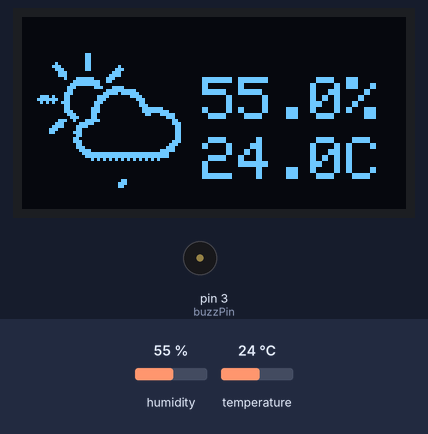
Bench run of a sketch on a simulated Arduino Uno, built with avr-gcc and run on an emulated ATmega328P. On the bench: 128×64 one-colour display, buzzer (waves = sounding). The test bench sets the inputs (shaded band); at power-on: temperature 24 °C, humidity 55 %.

Above: at 7.3 s.
7.4 s: temperature set to 4 °C
At 8.73 s:
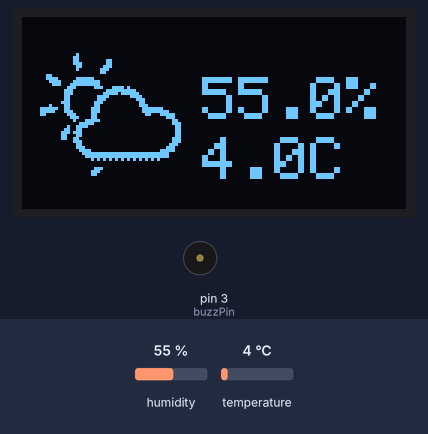
10.0 s: humidity set to 22 %
At 12.5 s:
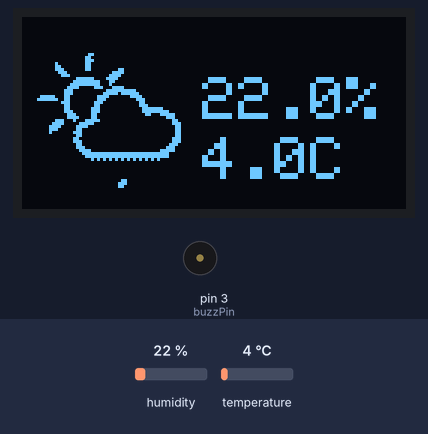
12.7 s: temperature set to 28 °C
At 14.89 s:
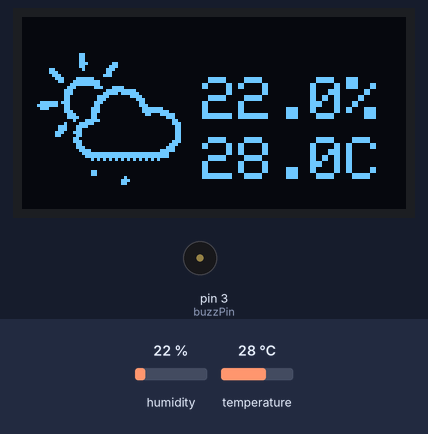
15.3 s: temperature set to 26 °C
At 16.92 s:
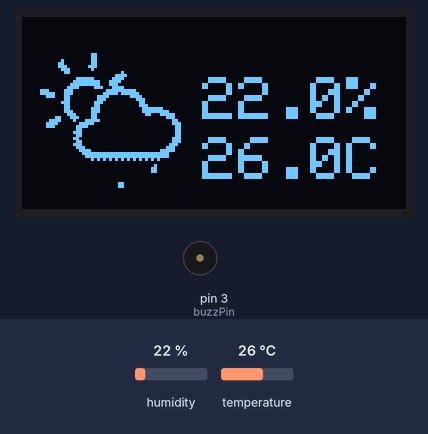
18.5 s: temperature set to 23 °C
At 20.65 s:
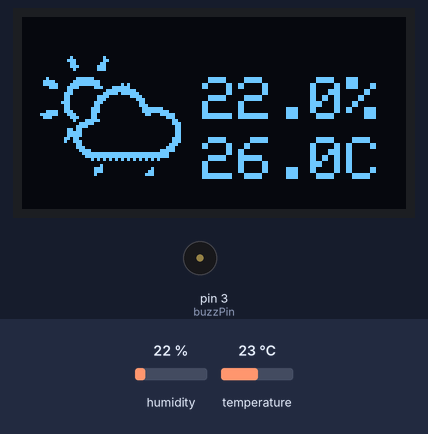
23.8 s: temperature set to 33 °C
At 26.75 s:
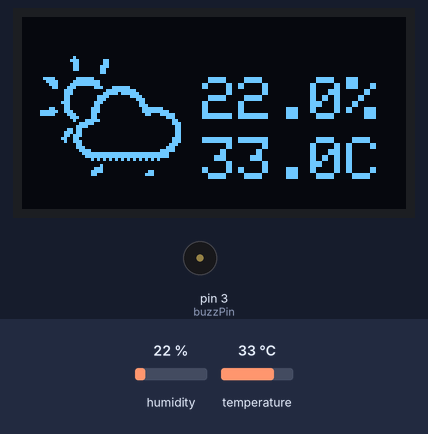
Timing chart, 0 to 30.7 s (numbered marks = the images above; inputs shaded):
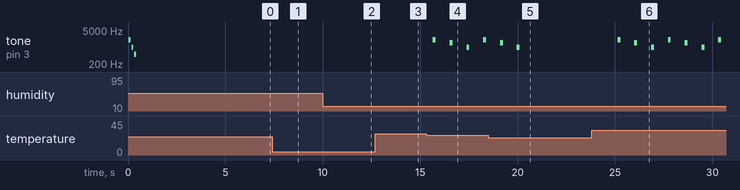

The sketch:

src.ino
```cpp
#include "GLOBALS.h"

void setup()
{
  Serial.begin(9600);
  Wire.begin();                                   // Start Wire library for I2C

  // SSD1306_SWITCHCAPVCC = generate display voltage from 3.3V internally
  while(1)
  {
    if(display.begin(SSD1306_SWITCHCAPVCC, SCREEN_ADDRESS))     // initialize OLED with I2C addr 0x3C
      break;
    else
      Serial.println(F("SSD1306 allocation failed"));
  }

  display.clearDisplay();                         // Clear the display buffer
  display.setTextColor(WHITE);                    //Set the color - always use white despite actual display color

  buzz.initBuzzer();                              //Initialize the buzzer

  scrollAnimation();
}

void loop()
{

  if (dht.alarmTemperature())
  {
    // buzz.on();
    buzz.nonBlockOn();
  }
  else
    buzz.off();

  // dht.display();

  weatherAnimate(5,10,true);

}
```

DHT11Sensor.cpp
```cpp
#include "DHT11Sensor.h"

DHT11Sensor::DHT11Sensor(uint8_t dhtPin)
{
  this->dhtPin = dhtPin;
  this->dht = new DHT(this->dhtPin, DHT11);
  dht->begin();
}

float DHT11Sensor::readTemperature()
{
  return dht->readTemperature();
}

float DHT11Sensor::readHumidity()
{
  return dht->readHumidity();
}

bool DHT11Sensor::alarmTemperature()
{
  this->temperature = readTemperature();
  this->humidity = readHumidity();
  if (this->temperature >= this->CRITICALTEMPRATURE)
    return true;
  else
    return false;
}

void DHT11Sensor::display()
{
  if (!isnan(temperature) && !isnan(humidity))
  {
    Serial.print("Humidity: ");
    Serial.print(this->humidity);
    Serial.print(" %;  Temperature: ");
    Serial.print(this->temperature);
    Serial.println(" °C; ");
  }
  else
  {
    Serial.println("Failed to read from DHT sensor!");
  }
}
```

DHT11Sensor.h
```cpp
#ifndef DHT11Sensor_H
#define DHT11Sensor_H

#include <DHT.h>

class DHT11Sensor
{
  private:
    DHT* dht;
    uint8_t dhtPin;
    float temperature;
    float humidity;
    const float CRITICALTEMPRATURE = 25;

  public:
    DHT11Sensor(uint8_t);
    void begin();
    float readTemperature();
    float readHumidity();
    bool alarmTemperature();
    void display();
};

#endif // DHT11Sensor_H
```

buzzer.cpp
```cpp
#include "buzzer.h"
#include  "Arduino.h"

buzzer::buzzer(uint8_t buzzPin)
{
  this->buzzPin=buzzPin;
  this->buzzState=false;
  begin();
}

void buzzer::begin()
{
  pinMode(this->buzzPin, OUTPUT); // Set buzzer - pin 9 as an output
}


void buzzer::on()
{
  tone(this->buzzPin, 2000);
  this->buzzState=true;
}

void buzzer::off()
{
   noTone(this->buzzPin);
   this->buzzState=false;
}

void buzzer::display()
{
  if(this->buzzState)
  {
    Serial.println("Buzzer: ON; ");
  }
  else
  {
    Serial.println("Buzzer: OFF; ");
  }

}

void buzzer::nonBlockOn()
{
  static unsigned long currentTime = millis();
  static uint8_t currentTone = 1;

  // Check if it's time to play the next tone
  if (millis() - currentTime > 10) {

    // Play the appropriate tone based on the currentTone value
    switch (currentTone) {
      case 1:
        tone(this->buzzPin, 2000, 150);
        break;
      case 2:
        tone(this->buzzPin, 1500, 150);
        break;
      case 3:
        tone(this->buzzPin, 1000, 150);
        break;
    }
    // Update the previous time
    currentTime = millis();
    // Increment the currentTone value
    currentTone++;

    // Reset currentTone if it exceeds the total number of tones
    if (currentTone > 3)
      currentTone = 1;

    this->buzzState=true;
  }
}

void buzzer::initBuzzer()
{
  //InitBuzzer is for active buzzer
  tone(this->buzzPin, 2000, 100);
  delay(150);
  tone(this->buzzPin, 1000, 100);
  delay(150);
  tone(this->buzzPin, 500, 100);
  delay(150);
  noTone(this->buzzPin);
}
```

buzzer.h
```cpp
#ifndef BUZZER_H
#define BUZZER_H

#include "Arduino.h"

class buzzer
{
  private:
    uint8_t buzzPin;
    bool buzzState;

  public:
    buzzer(uint8_t);
    void begin();
    void on();
    void off();
    void display();
    void nonBlockOn();
    void initBuzzer();
};
#endif  //END BUZZER_H
```

Source omitted: GLOBALS.h (data table, 55624 bytes)

Measured:
- the behaviour switches between 25 and 24 °C on temperature (found by bisection; images 4 and 5)
- after the input at 18.5 s, tone on pin 3 (buzzPin): goes on until 20.1 s, then stays silent
- after the input at 23.8 s, tone on pin 3 (buzzPin): silent → 2000 Hz after 1.3 s, then repeats every 2.6 s: silent 0.70 s, 1500 Hz 0.15 s, silent 0.73 s, 1000 Hz 0.15 s, silent 0.70 s, 2000 Hz 0.15 s
- by itself, tone on pin 3 (buzzPin): plays 2000 Hz for 0.15 s, 1500 Hz for 0.15 s, 1000 Hz for 0.15 s, 2000 Hz for 0.15 s
